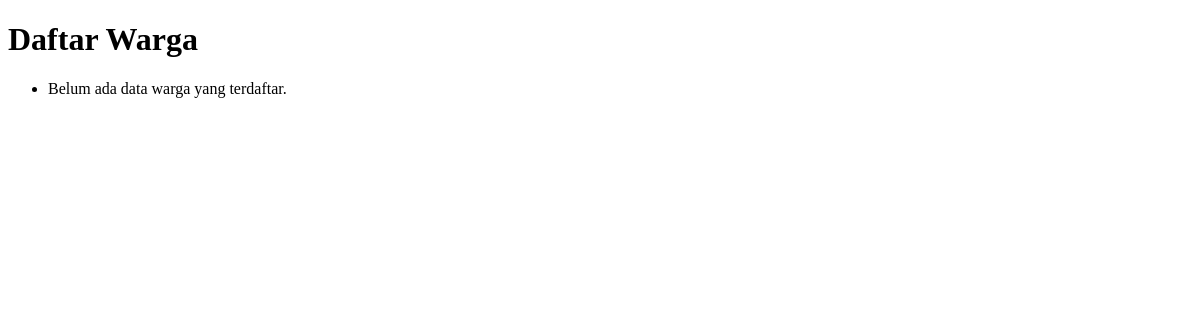
The app's page /warga/, older data.
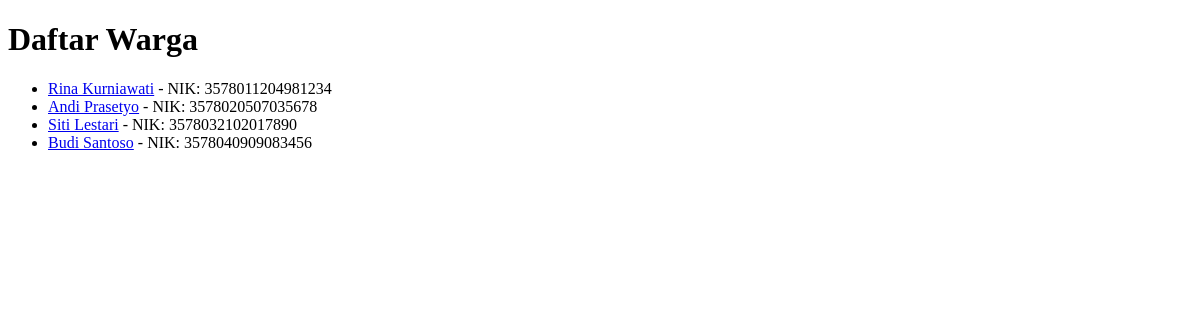
The same page, newer data.
### warga/models.py (models this page shows, shortened)
class Warga(models.Model):
    nik = models.CharField(max_length=16, unique=True, verbose_name="Nomor Induk Kependudukan")
    nama_lengkap = models.CharField(max_length=100, verbose_name="Nama Lengkap")
    alamat = models.TextField(verbose_name="Alamat Tinggal")
    no_telepon = models.CharField(max_length=15, blank=True, verbose_name="Nomor Telepon")
    tanggal_registrasi = models.DateTimeField(auto_now_add=True)

### warga/views.py (the view)
# urls.py: path('', WargaListView.as_view(), name='warga-list'),
class WargaListView(ListView):
    model = Warga  # template default: warga/warga_list.html

### warga/templates/warga/warga_list.html
<!DOCTYPE html>
<html>
<head><title>Daftar Warga Kelurahan</title></head>
<body>
  <h1>Daftar Warga</h1>
  <ul>
    {% for warga in object_list %}
      <li>
        <a href="{% url 'warga-detail' warga.pk %}">{{ warga.nama_lengkap }}</a> - NIK: {{ warga.nik }}
      </li>
    {% empty %}
      <li>Belum ada data warga yang terdaftar.</li>
    {% endfor %}
  </ul>
</body>
</html>

Row changes from the older to the newer data that the page shows:
added Warga: nama_lengkap "Rina Kurniawati", nik "3578011204981234"
added Warga: nama_lengkap "Andi Prasetyo", nik "3578020507035678"
added Warga: nama_lengkap "Siti Lestari", nik "3578032102017890"
added Warga: nama_lengkap "Budi Santoso", nik "3578040909083456"
Text that changed along with them:
text no longer shown: "Belum ada data warga yang terdaftar."
